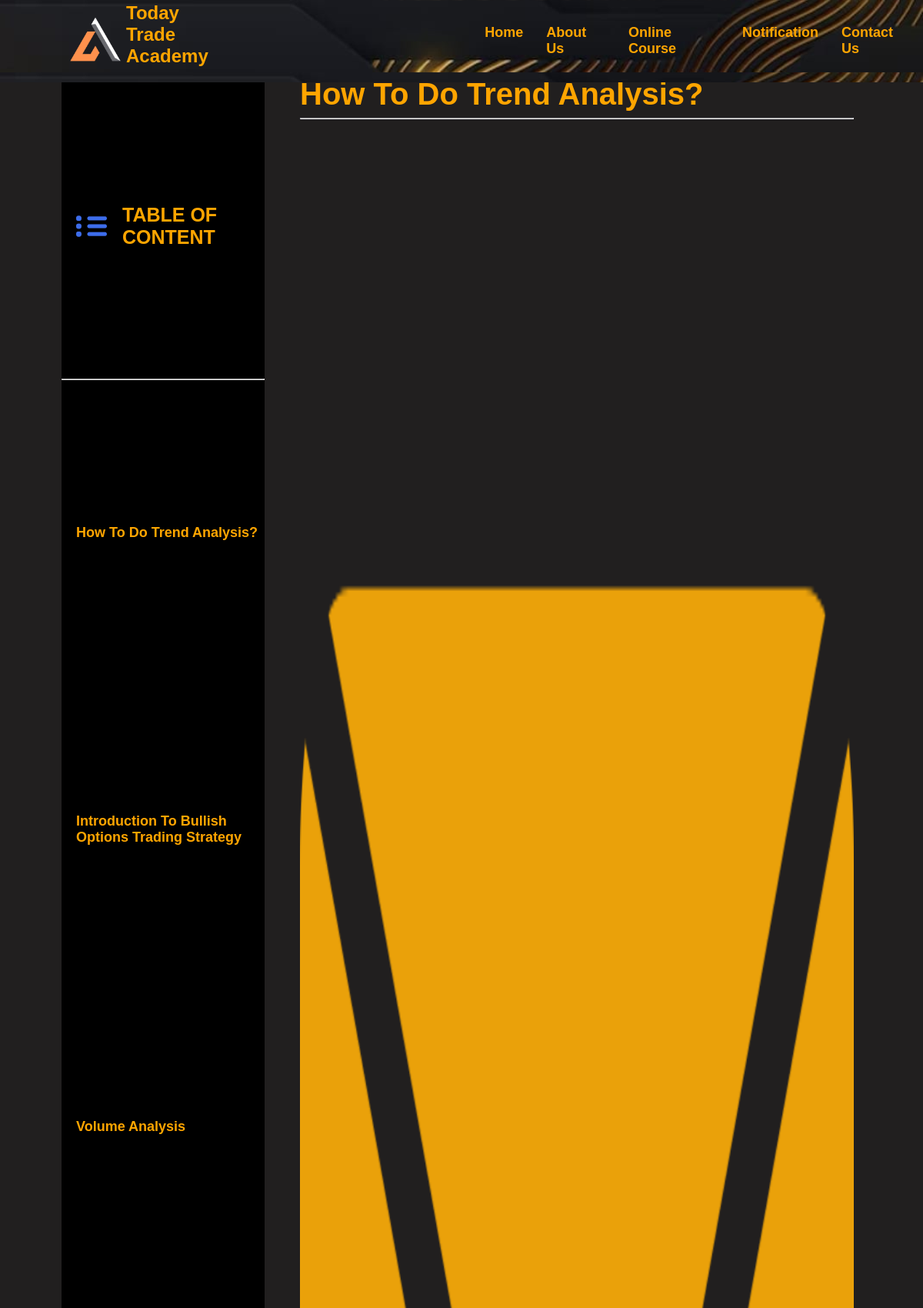
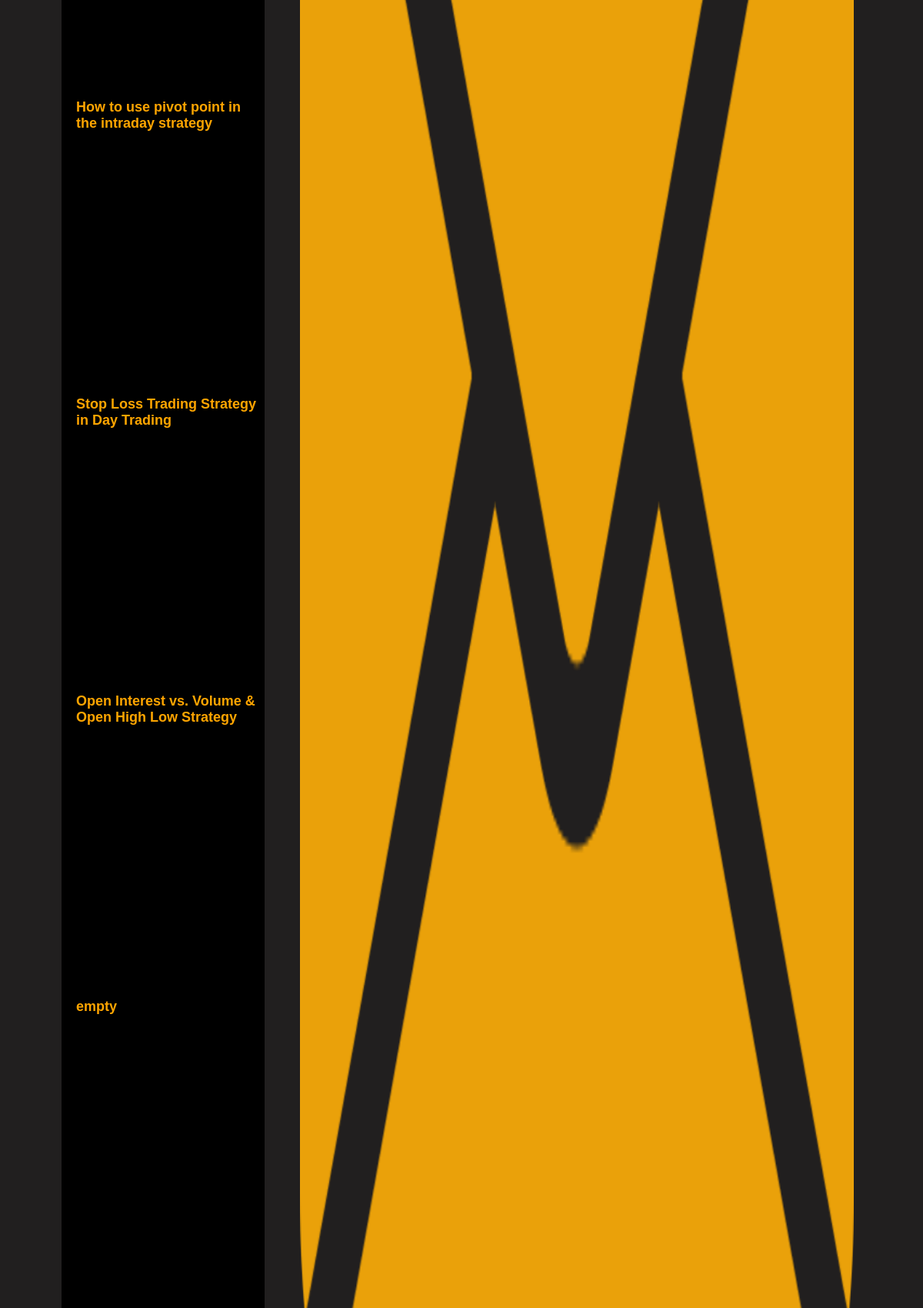
Screenshot of /traders1_18/61 (upper part) with the database file from the repository (2 pictures, top to bottom).
### course/models.py (models this page shows)
class course(models.Model):
    title = models.CharField(max_length=1000)
    number=models.IntegerField(default=0)
    image1 = models.ImageField(upload_to='image',default='static\image\email.png')
    desc = HTMLField()

### todaytrade/views.py (the view)
# urls.py: path('traders1_18/<id>',views.traders1_18),
def traders1_18(request,id):
    d=course.objects.all()[38:45]
    data = course.objects.get(id=id)
    return render(request, "traders1_18.html",{'course': data,'courses':d})

### template/traders1_18.html (shortened to what this page needs)
<html lang="en">
<head>
    <link rel="stylesheet" href="/static/css/traders.css">
    <link rel="stylesheet" href="/static/css/main.css">
</head>
<body>
    <nav>
        <div class="logo">
            <img src="/static/image/LOGO3.png" alt="..." />
            <h1>Today Trade<br />Academy</h1>
        </div>
        <div class="list">
            <ul>
                <li><a href="/">Home</a></li>
                <li>About Us</li>
                <li><a href="#">Online Course</a></li>
                <li><a href="#">Notification</a></li>
                <li><a href="contact-us">Contact Us</a></li>
            </ul>
        </div>
    </nav>
    <div class="main_content">
        <div class="table_content">
            <ol>
                <li id="tit"><img src="/static/image/tableofcontent.jpg" alt="">TABLE OF CONTENT</li>
                <hr /> {% for i in courses %}
                <a style="text-decoration: none;" href="/traders1_18/{{i.id}}">
                    <li>{{i.title}}</li>
                </a>
                {% endfor %}
            </ol>
        </div>
        <div class="data" id="p1">
            <h2>{{course.title}}</h2>
            <hr>
            <div class="ima">
                <img style="width: 60vw; height: 45vh;" src="../static/{{course.image1}}" alt="">
            </div>
        </div>
    </div>
</body>
</html>

### static/css/traders.css (style rules this page uses)
body { padding: 0; margin: 0; box-sizing: border-box; }
.main_content { display: flex; padding-top: 80px; }
.table_content { margin-left: 80px; width: 20vw; }
.table_content ol { padding: 0; width: 22vw; height: 96vh; background: black; list-style: none; }
.table_content ol li { color: orange; width: 20vw; height: 4vh; font-size: 18px; margin: 10px; font-family: sans-serif; padding: 5px 0px 5px 9px; display: flex; align-items: center; }
.table_content ol li:nth-child(1) { font-size: 18px; font-weight: 600; padding: 8px 0px 8px 9px; font-family: sans-serif; }
.table_content ol li img { width: 40px; margin-right: 20px; }
#tit { font-size: 25px; }
.data { width: 60vw; margin-left: 50px; color: orange; display: none; margin-top: 20px; }
.data hr { box-shadow: 0px 0px 0px 0.1px rgb(44, 44, 96); }
.data h2 { text-align: left; margin: 0; font-size: 40px; font-family: sans-serif; }
.data { display: none; padding-left: 20px; }
.data:nth-child(2) { display: block; }

### static/css/main.css (style rules this page uses)
body { margin: 0; padding: 0; background-color: rgb(33, 31, 31); font-family: sans-serif; }
nav { display: flex; background: url("../image/navphoto5.jpg"); background-size: contain; position: fixed; width: 100%; z-index: 1; color: orange; }
nav .logo { display: flex; justify-content: center; align-items: center; margin-left: 7%; }
nav .logo img { width: 80px; height: 80px; margin-top: -5px; }
nav .logo h1 { margin-top: 3px; }
.list { margin-left: 23%; display: flex; justify-content: center; align-items: center; }
nav .list ul { display: flex; list-style: none; }
nav .list ul li { cursor: pointer; margin: 15px; font-size: 18px; font-family: sans-serif; font-weight: 600; }
nav .list ul li a { text-decoration: none; color: orange; }

### template/traders1_18.html (style rules this page uses)
body { margin: 0; padding: 0; background-color: rgb(33, 31, 31); font-family: sans-serif; }
nav { display: flex; background-color: rgba(33, 31, 31, 0.658); width: 100%; z-index: 1; color: orange; }
nav .logo { display: flex; justify-content: center; align-items: center; margin-left: 7%; }
nav .logo img { width: 80px; height: 80px; margin-top: -5px; }
nav .logo h1 { margin-top: 3px; }
.list { margin-left: 23%; display: flex; justify-content: center; align-items: center; }
nav .list ul { display: flex; list-style: none; }
nav .list ul li { cursor: pointer; margin: 15px; font-size: 18px; font-family: sans-serif; font-weight: 600; }
nav .list ul li a { text-decoration: none; color: orange; }
.data { height: 100vh; overflow: hidden; overflow-y: scroll; }
.table_content ol { height: 100vh; overflow: hidden; overflow-y: scroll; }
.data .ima { width: 100%; text-align: center; }

### rows the page displays
course: title "How To Do Trend Analysis?"
course: title "Introduction To Bullish Options Trading Strategy"
course: title "Volume Analysis"
course: title "How to use pivot point in the intraday strategy"
course: title "Stop Loss Trading Strategy in Day Trading"
course: title "Open Interest vs. Volume & Open High Low Strategy"
course: title "empty"
